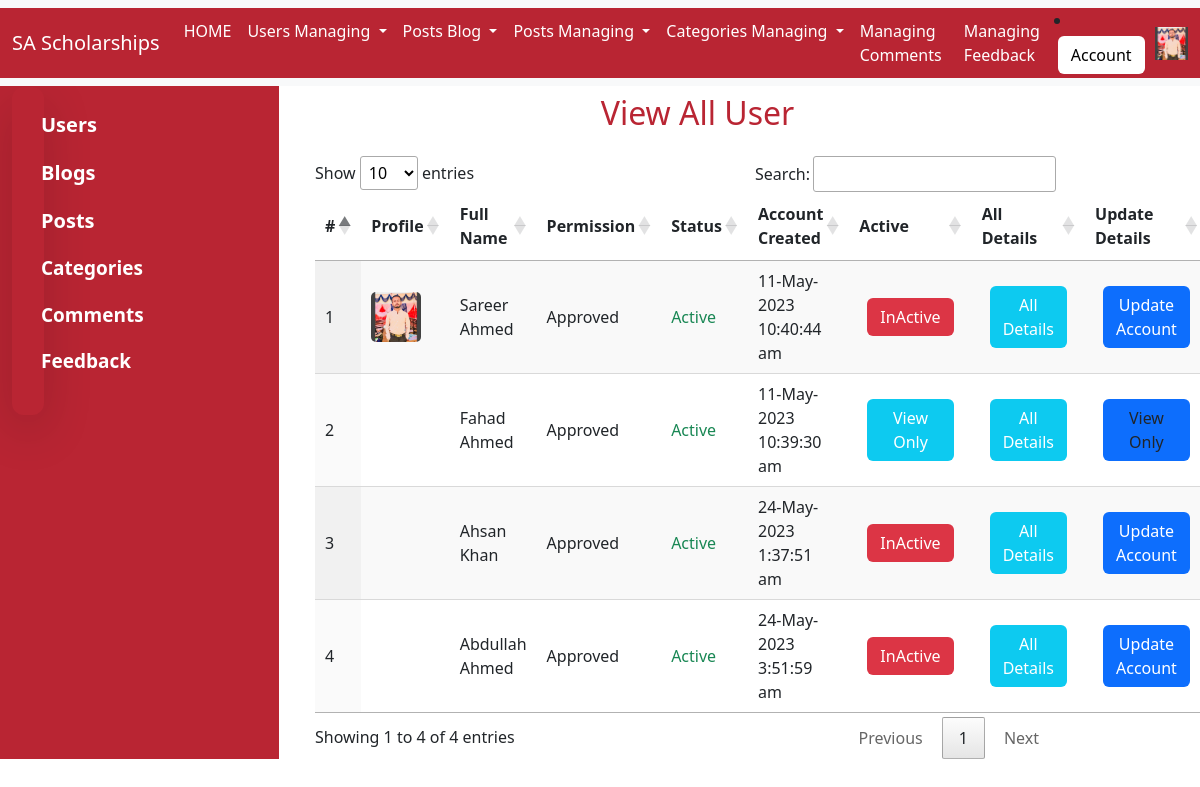
The page /admin/view-all-users.php (signed in) on the database its author committed.
### tables this page shows
CREATE TABLE `user` (
  `user_id` int(11) NOT NULL AUTO_INCREMENT,
  `role_id` int(11) DEFAULT NULL,
  `first_name` varchar(50) NOT NULL,
  `last_name` varchar(50) NOT NULL,
  `email` varchar(50) DEFAULT NULL,
  `password` text NOT NULL,
  `gender` enum('Male','Female') DEFAULT NULL,
  `date_of_birth` date DEFAULT NULL,
  `user_image` text DEFAULT NULL,
  `address` text DEFAULT NULL,
  `is_approved` enum('Pending','Approved','Rejected') DEFAULT 'Pending',
  `is_active` enum('Active','InActive') DEFAULT NULL,
  `created_at` varchar(200) DEFAULT NULL,
  `updated_at` varchar(200) DEFAULT 'current_timestamp()',
  PRIMARY KEY (`user_id`),
  KEY `role_id` (`role_id`),
  CONSTRAINT `user_ibfk_1` FOREIGN KEY (`role_id`) REFERENCES `role` (`role_id`) ON DELETE CASCADE ON UPDATE CASCADE
);

### admin/session.php (called while the page is built, shortened)
<?php
	require_once '../connection/connection.php';
				if (isset($_SESSION['session_user_id'])) {
					$query_login_user = "SELECT * FROM USER WHERE user_id='".$_SESSION['session_user_id']."'";
					$res_of_cheack_user = mysqli_query($connection, $query_login_user);
					if($res_of_cheack_user->num_rows>0){
					$login_user_data = mysqli_fetch_assoc($res_of_cheack_user);
					}
				}
 ?>

### admin/Table Data/table-data.php (the view, shortened to what this page needs)
<?php
require_once 'session.php';
        $query_all_user = "SELECT * FROM USER WHERE is_approved='Approved'";
                        $res_of_cheack_user = mysqli_query($connection, $query_all_user);
                                if($res_of_cheack_user->num_rows>0){
                                    echo "<pre>";
                                    echo "</pre>";
                    }
 ?>
<!DOCTYPE html>
<html>
<head>
</head>
<body>
    <table id="all_users_table" class="display" style="width:100%">
        <thead>
            <tr>
                <th>#</th>
                <th>Profile</th>
                <th>Full Name</th>
                <th>Permission</th>
                <th>Status</th>
                <th>Account Created</th>
                <th>Active</th>
                <th>All Details</th>
                <th>Update Details</th>
            </tr>
        </thead>
        <tbody>
            <?php
            $count=0;
            while ($user_data = mysqli_fetch_assoc($res_of_cheack_user)) {
                extract($user_data);
             ?>
               <tr>
                <td><?php echo ++$count; ?></td>
                <td><img src="<?php echo "../".$user_image;  ?>" style="width: 50px; border-radius: 10%;" alt=""></td>
                <td><?php echo $first_name." ".$last_name;  ?></td>
                <td><?php echo $is_approved;  ?></td>
                <?php
                if ($is_active=="InActive") { ?>
                <td class="text-danger"><?php echo $is_active;  ?></td>
                <?php } else{ ?>
                    <td class="text-success"><?php echo $is_active;  ?></td>
                <?php } ?>
                <td><?php echo $time_new_design = date("j-M-Y g:i:s a",strtotime("$created_at")); ?></td>
                <?php
                if ($role_id==2 || $user_id==$login_user_data['user_id']) {
                if ($is_active=="InActive") { ?>
                <td><a   href="users-process.php?page=view-all-users.php&action=active&user_id=<?php echo $user_id; ?>" class="btn m-2  bg-success" >Active</a> </td>
                <?php }else{ ?>
                <td><a  href="users-process.php?page=view-all-users.php&action=inactive&user_id=<?php echo $user_id; ?>" class="btn m-2 bg-danger" >InActive</a> </td>
                <?php }}else{?>
                    <td> <a style="color: white;" class="btn m-2 bg-info">View Only </a></td>
                <?php }
                ?>
                <td><a  href="view-only-user.php?page=view-only-user.php&action=all_details&user_id=<?php echo $user_id; ?>" class="btn m-2 bg-info">All Details</a> </td>
                <?php if ($role_id==1 && $user_id!=$login_user_data['user_id']) { ?>
                    <td> <a class="btn m-2 bg-primary">View Only </a></td>
                <?php } else { ?>
                     <td><a  href="modify-user.php?page=view-all-users.php&action=update_account&user_id=<?php echo $user_id; ?>" class="btn m-2 bg-primary">Update Account</a> </td>
                <?php }} ?>
            </tr>
        </tbody>
    </table>
</body>
</html>

### admin/navbar.php (shortened to what this page needs)
  			<nav class="navbar navbar-expand-lg bg-body-tertiary " >
  <div class="container-fluid" id="navbar">
    <a class="navbar-brand" href="../index.php">SA Scholarships</a>
    <div class="collapse navbar-collapse" id="navbarSupportedContent">
      <ul class="navbar-nav me-auto mb-2 mb-lg-0">
        <li class="nav-item">
          <a class="nav-link active" aria-current="page"id="navbar_tabs" href="index.php">HOME</a>
        </li>
        <li class="nav-item dropdown">
          <a class="nav-link dropdown-toggle" href="#" role="button" data-bs-toggle="dropdown" aria-expanded="false">
            Users Managing
          </a>
        </li>
        <li class="nav-item dropdown">
          <a class="nav-link dropdown-toggle" href="#" role="button" data-bs-toggle="dropdown" aria-expanded="false">
            Posts Blog
          </a>
        </li>
        <li class="nav-item dropdown">
          <a class="nav-link dropdown-toggle" href="#" role="button" data-bs-toggle="dropdown" aria-expanded="false">
            Posts Managing
          </a>
        </li>
         <li class="nav-item dropdown">
          <a class="nav-link dropdown-toggle" href="#" role="button" data-bs-toggle="dropdown" aria-expanded="false">
            Categories Managing
          </a>
        </li>
        <li class="nav-item">
          <a class="nav-link" href="view-all-comments.php">Managing Comments</a>
        </li>
         <li class="nav-item">
          <a class="nav-link" href="view-all-feedback.php">Managing Feedback</a>
        </li>
      </ul>
			<li class="nav-item dropdown">
	          <a class="btn m-1" role="button" data-bs-toggle="dropdown" aria-expanded="false" style="background-color: white; color: black; ">Account</a>
	        </li>
	        <img class="" src=" <?php echo "../".$login_user_data['user_image']; ?>" style="width: 33px; height: 33px;">
    </div>
  </div>
</nav>

### admin/view-all-users.php (style rules this page uses)
.navbar-brand, .nav-link { color: white; }
#navbar { background-color: #B92533; }
#navbar_tabs { color: white; }

### admin/Table Data/table-data.php (style rules this page uses)
a[href*="action"] { color: white; }

### rows shown on the page
user: user_image (picture), first_name "Sareer", last_name "Ahmed", is_approved "Approved", is_active "Active", created_at "11-May-2023 10:40:44 am"
user: first_name "Fahad", last_name "Ahmed", is_approved "Approved", is_active "Active", created_at "11-May-2023 10:39:30 am", shows "View Only"
user: first_name "Ahsan", last_name "Khan", is_approved "Approved", is_active "Active", created_at "24-May-2023 1:37:51 am"
user: first_name "Abdullah", last_name "Ahmed", is_approved "Approved", is_active "Active", created_at "24-May-2023 3:51:59 am"
